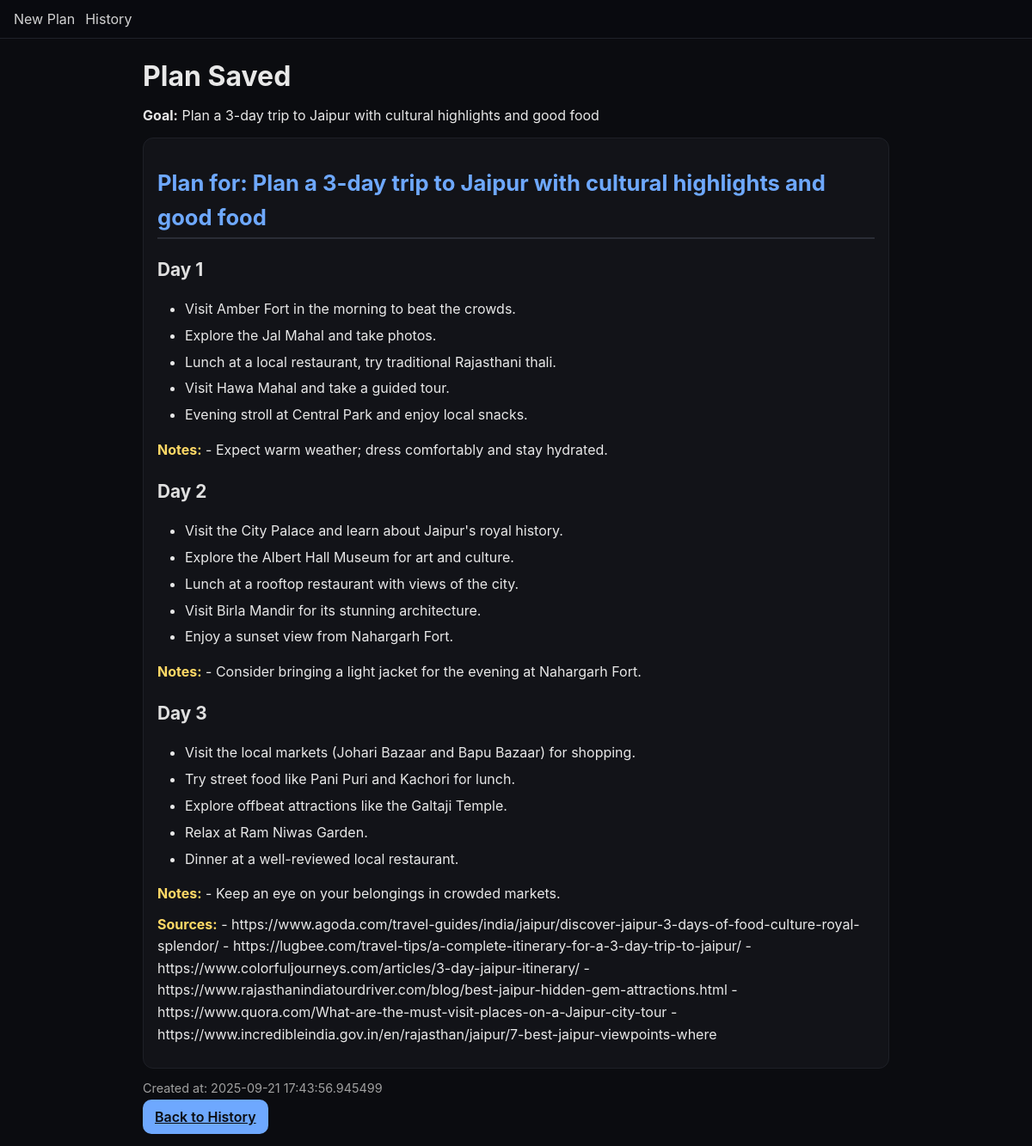
The app's page /plan/1 with its own data.
### app/db.py (models this page shows)
class Plan(Base):
    __tablename__ = "plans"
    id = Column(Integer, primary_key=True, index=True)
    goal = Column(Text, nullable=False)
    plan_markdown = Column(Text, nullable=False)     # human-readable
    plan_json = Column(Text, nullable=False)         # machine-structured
    created_at = Column(DateTime, default=datetime.utcnow)

### app/main.py (the view)
    @app.route("/plan/<int:plan_id>", methods=["GET"])
    def view_plan(plan_id: int):
        plan = app.session.get(Plan, plan_id)
        if not plan:
            abort(404)
        return render_template("plan.html", plan=plan)

### app/templates/plan.html
{% extends "base.html" %}
{% block content %}
<h1>Plan Saved</h1>
<p><strong>Goal:</strong> {{ plan.goal }}</p>
<article class="markdown">
  {{ plan.plan_markdown | markdown | safe }}
</article>
<p class="muted">Created at: {{ plan.created_at }}</p>
<a class="btn" href="{{ url_for('history') }}">Back to History</a>
{% endblock %}

### app/static/style.css (style rules this page uses)
:root { --bg:#0b0c10; --card:#121318; --text:#e8e8e8; --accent:#6ea8fe; --muted:#a0a0a0; }
* { box-sizing: border-box; }
body { margin:0; font-family:Inter,system-ui,-apple-system,Segoe UI,Roboto,Arial; background:var(--bg); color:var(--text); }
h1 { margin:0 0 12px; }
button, .btn { margin-top:12px; background:var(--accent); color:#0b0c10; border:none; padding:10px 14px; border-radius:10px; cursor:pointer; font-weight:600; }
.markdown { background:var(--card); padding:16px; border-radius:12px; border:1px solid #1e2027; line-height:1.55; }
.muted { color:var(--muted); font-size:0.9rem; }
.markdown h1 { font-size: 1.6rem; margin-top: 1rem; color: var(--accent); border-bottom: 2px solid #2a2d36; padding-bottom: 4px; }
.markdown h2 { font-size: 1.3rem; margin-top: 1.2rem; color: #e0e0e0; }
.markdown ul { margin-left: 1.5em; padding-left: 0.5em; list-style-type: disc; }
.markdown li { margin: 6px 0; }
.markdown strong { color: #ffd966; }
.markdown p { margin: 0.6rem 0; line-height: 1.6; }

### records on screen
Plan: goal "Plan a 3-day trip to Jaipur with cultural highlights and good food", plan_markdown "Plan for: Plan a 3-day trip to Jaipur with cultural highlights and good food Day 1 Visit Amber Fort in the morning to beat the crowds. Explore the Jal Mahal and take photos. Lunch at a local restaurant, try traditional Rajasthani thali. Visit Hawa Mahal and take a guided tour. Evening stroll at Central Park and enjoy local snacks. Notes: - Expect warm weather; dress comfortably and stay hydrated. Day 2 Visit the City Palace and learn about Jaipur's royal history. Explore the Albert Hall Museum for art and culture. Lunch at a rooftop restaurant with views of the city. Visit Birla Mandir for its stunning architecture. Enjoy a sunset view from Nahargarh Fort. Notes: - Consider bringing a light…", created_at "2025-09-21 17:43:56.945499"
